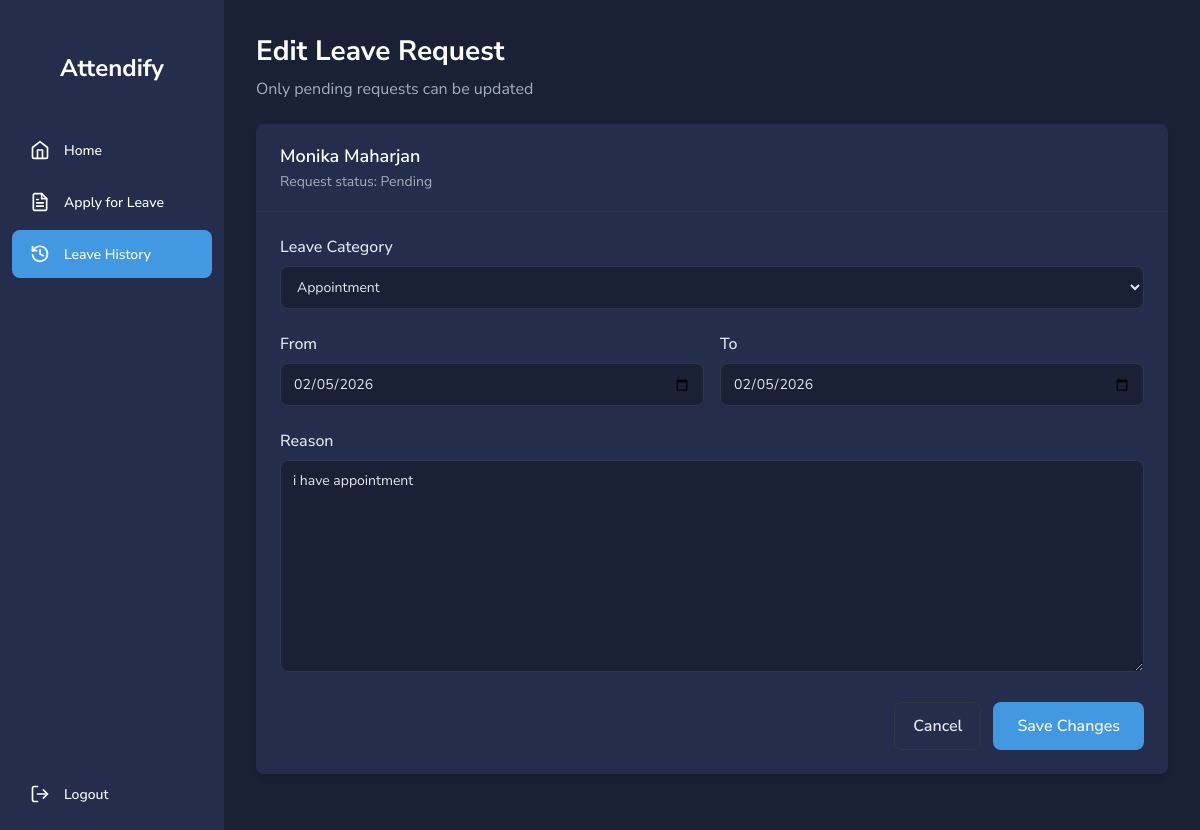
Screenshot of /leave/history/29/edit/ (signed in) with the database file from the repository.
### attendance/models.py (models this page shows, shortened)
class Student(models.Model):
    student_id = models.AutoField(primary_key=True)
    name = models.CharField(max_length=100)
    email = models.EmailField(unique=True)
    phone_number = models.CharField(max_length=15)
    address = models.TextField()
    password = models.CharField(max_length=100)
    dob = models.DateField()
    course = models.CharField(max_length=100)

class LeaveRequest(models.Model):
    STATUS_CHOICES = [
        ('pending', 'Pending'),
        ('approved', 'Approved'),
        ('rejected', 'Rejected'),
    ]
    CATEGORY_CHOICES = [
        ('illness', 'Illness'),
        ('appointment', 'Appointment'),
        ('family', 'Family Matter'),
        ('other', 'Other'),
    ]
    student = models.ForeignKey(Student, on_delete=models.CASCADE)
    category = models.CharField(max_length=20, choices=CATEGORY_CHOICES, default='other') # New Field
    from_date = models.DateField()
    to_date = models.DateField()
    reason = models.TextField()
    status = models.CharField(max_length=10, choices=STATUS_CHOICES, default='pending')
    submitted_at = models.DateTimeField(auto_now_add=True)

### attendance/views.py (the view)
# urls.py: path('leave/history/<int:leave_id>/edit/', views.edit_leave_request_view, name='edit_leave_request'),
def edit_leave_request_view(request, leave_id):
    if 'student_id' not in request.session:
        return redirect('login_view')
    student_id = request.session['student_id']
    student = get_object_or_404(Student, student_id=student_id)
    leave_request = get_object_or_404(LeaveRequest, id=leave_id, student=student)
    if leave_request.status != 'pending':
        messages.error(request, "You can only edit pending leave requests.")
        return redirect('leave_history')
    if request.method == 'POST':
        form = LeaveRequestForm(request.POST, instance=leave_request)
        if form.is_valid():
            form.save()
            messages.success(request, "Leave request updated.")
            return redirect('leave_history')
    else:
        form = LeaveRequestForm(instance=leave_request)
    return render(request, 'attendance/edit_leave_request.html', {
        'student': student,
        'student_name': request.session.get('student_name', student.name),
        'form': form,
        'leave_request': leave_request,
    })

### attendance/forms.py
class LeaveRequestForm(forms.ModelForm):
    class Meta:
        model = LeaveRequest
        fields = ['category', 'from_date', 'to_date', 'reason']
        widgets = {
            'category': forms.Select(attrs={'class': 'form-select'}),
            'from_date': forms.DateInput(attrs={'type': 'date', 'class': 'form-input'}),
            'to_date': forms.DateInput(attrs={'type': 'date', 'class': 'form-input'}),
            'reason': forms.Textarea(attrs={'class': 'form-textarea', 'placeholder': 'Reason...'}),
        }

### attendance/templates/attendance/edit_leave_request.html (shortened to what this page needs)
{% load static %}
<!DOCTYPE html>
<html lang="en">
<head>
  <link rel="stylesheet" href="{% static 'css/leave.css' %}">
  <link rel="stylesheet" href="{% static 'css/edit_leave_request.css' %}">
</head>
<body>
  <div class="main-container">
    <div class="sidebar">
      <div class="sidebar-header"></div>
      <div class="logo-container">
        <h1 class="sidebar-title">Attendify</h1>
      </div>
      <div class="sidebar-menu">
        <a href="/dashboard/" class="sidebar-item">
          <div class="sidebar-icon">
            <svg xmlns="http://www.w3.org/2000/svg" width="20" height="20" viewBox="0 0 24 24" fill="none"
              stroke="currentColor" stroke-width="2" stroke-linecap="round" stroke-linejoin="round">
              <path d="m3 9 9-7 9 7v11a2 2 0 0 1-2 2H5a2 2 0 0 1-2-2z"></path>
              <polyline points="9 22 9 12 15 12 15 22"></polyline>
            </svg>
          </div>
          <span class="sidebar-label">Home</span>
        </a>
        <a href="/leave/" class="sidebar-item">
          <div class="sidebar-icon">
          </div>
          <span class="sidebar-label">Apply for Leave</span>
        </a>
        <a href="/leave/history/" class="sidebar-item active">
          <div class="sidebar-icon">
            <svg xmlns="http://www.w3.org/2000/svg" width="20" height="20" viewBox="0 0 24 24" fill="none"
              stroke="currentColor" stroke-width="2" stroke-linecap="round" stroke-linejoin="round">
              <path d="M3 3v5h5"></path>
              <path d="M3.05 13a9 9 0 1 0 .5-4.5L3 8"></path>
              <path d="M12 7v5l4 2"></path>
            </svg>
          </div>
          <span class="sidebar-label">Leave History</span>
        </a>
      </div>
      <div class="sidebar-footer">
        <a href="/logout" class="sidebar-item">
          <div class="sidebar-icon">
          </div>
          <span class="sidebar-label">Logout</span>
        </a>
      </div>
    </div>
    <div class="main-content">
      <div class="header">
        <h1>Edit Leave Request</h1>
        <p>Only pending requests can be updated</p>
      </div>
      <div class="content-container">
        <div class="card">
          <div class="card-header">
            <h2>{{ student_name }}</h2>
            <p>Request status: {{ leave_request.get_status_display }}</p>
          </div>
          <div class="card-content">
            <form method="post" class="edit-form">
              <div class="form-group">
                <label for="{{ form.category.id_for_label }}">Leave Category</label>
                {{ form.category }}
              </div>
              <div class="form-row">
                <div class="form-group">
                  <label for="{{ form.from_date.id_for_label }}">From</label>
                  {{ form.from_date }}
                </div>
                <div class="form-group">
                  <label for="{{ form.to_date.id_for_label }}">To</label>
                  {{ form.to_date }}
                </div>
              </div>
              <div class="form-group">
                <label for="{{ form.reason.id_for_label }}">Reason</label>
                {{ form.reason }}
              </div>
              <div class="button-row">
                <a class="btn-secondary" href="/leave/history/">Cancel</a>
                <button type="submit" class="submit-btn">Save Changes</button>
              </div>
            </form>
          </div>
        </div>
      </div>
    </div>
  </div>
</body>
</html>

### static/css/leave.css (style rules this page uses)
* { margin: 0; padding: 0; box-sizing: border-box; font-family: 'Nunito Sans', sans-serif; }
body { background-color: #1a2035; color: #f9f9ff; }
.main-container { display: flex; min-height: 100vh; }
.sidebar { width: 224px; background-color: #242e4c; color: white; position: fixed; top: 0; left: 0; bottom: 0; display: flex; flex-direction: column; }
.sidebar-header { padding: 16px; }
.sidebar-menu { flex: 1; padding: 12px; display: flex; flex-direction: column; gap: 4px; }
.sidebar-item { display: flex; align-items: center; gap: 12px; padding: 12px 16px; text-decoration: none; color: white; border-radius: 8px; transition: background-color 0.2s; }
.sidebar-item.active { background-color: #4299e1; }
.sidebar-icon { width: 24px; height: 24px; display: flex; align-items: center; justify-content: center; }
.sidebar-label { font-size: 14px; font-weight: 500; }
.sidebar-footer { padding: 12px; margin-top: auto; }
.logo-container { display: flex; justify-content: center; align-items: center; padding: 20px 0; margin-bottom: 10px; }
.sidebar-title { font-weight: bold; font-size: 24px; color: white; text-align: center; }
.main-content { margin-left: 224px; padding: 32px; width: calc(100% - 224px); }
.header { margin-bottom: 24px; }
.header h1 { font-size: 28px; font-weight: 700; margin-bottom: 8px; color: #ffffff; }
.header p { color: #a0aec0; font-size: 16px; }
.content-container { max-width: 1000px; }
.card { background-color: #242e4c; border-radius: 8px; box-shadow: 0 4px 6px rgba(0, 0, 0, 0.1); overflow: hidden; margin-bottom: 24px; }
.card-header { padding: 20px 24px; border-bottom: 1px solid #2d3748; }
.card-header h2 { font-size: 18px; font-weight: 600; margin-bottom: 4px; color: #ffffff; }
.card-header p { color: #a0aec0; font-size: 14px; }
.card-content { padding: 24px; }
.form-group { margin-bottom: 24px; }
.form-group label { display: block; margin-bottom: 8px; font-weight: 500; color: #e2e8f0; }
textarea { width: 100%; min-height: 120px; padding: 12px; border-radius: 8px; background-color: #1a2035; border: 1px solid #2d3748; color: #e2e8f0; font-size: 14px; resize: vertical; }
.submit-btn { background-color: #4299e1; color: white; border: none; border-radius: 8px; padding: 12px 24px; font-size: 16px; font-weight: 500; cursor: pointer; transition: background-color 0.2s; }

### static/css/edit_leave_request.css (style rules this page uses)
.form-row { display: grid; grid-template-columns: 1fr 1fr; gap: 16px; }
.form-select, .form-input, .form-textarea { width: 100%; padding: 10px 12px; border-radius: 8px; background-color: #1a2035; border: 1px solid #2d3748; color: #e2e8f0; font-size: 14px; }
.form-textarea { min-height: 120px; resize: vertical; }
.button-row { display: flex; justify-content: flex-end; gap: 12px; margin-top: 16px; }
.btn-secondary { display: inline-flex; align-items: center; justify-content: center; padding: 12px 18px; border-radius: 8px; border: 1px solid #2d3748; color: #e2e8f0; text-decoration: none; background: transparent; font-weight: 600; }

### rows the page displays
Student: name "Monika Maharjan"
LeaveRequest: status "Pending", category "Appointment", from_date "02/05/2026", to_date "02/05/2026", reason "i have appointment"
